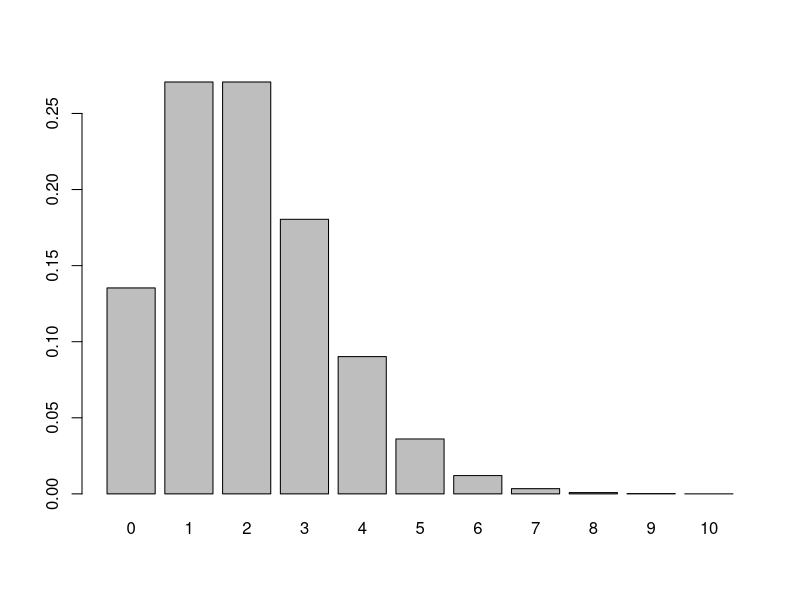
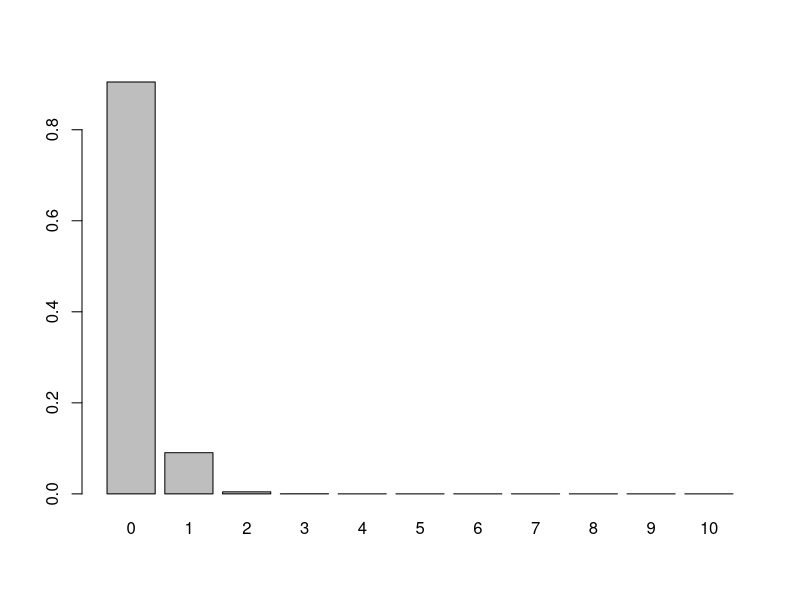
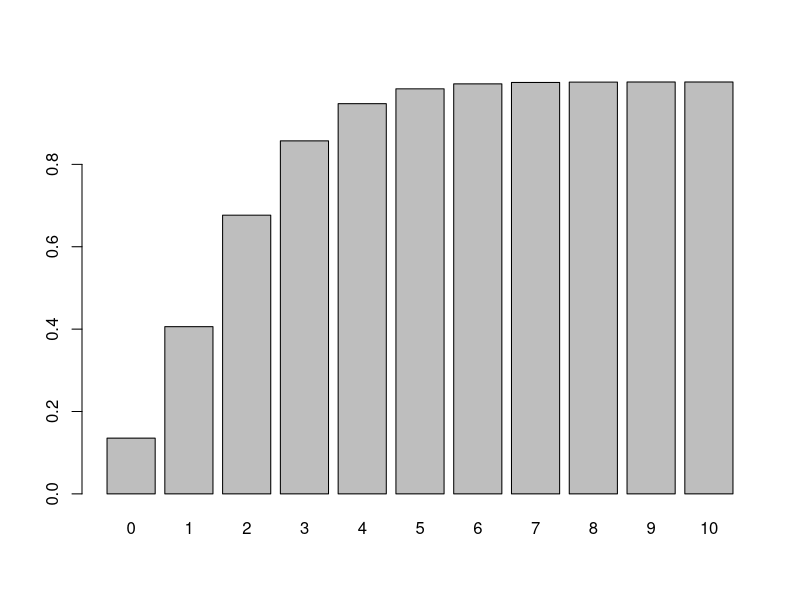
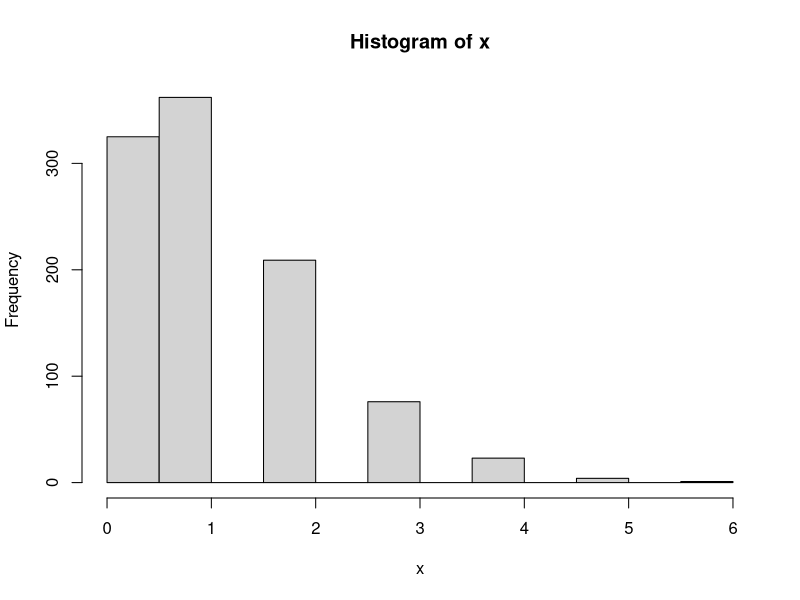
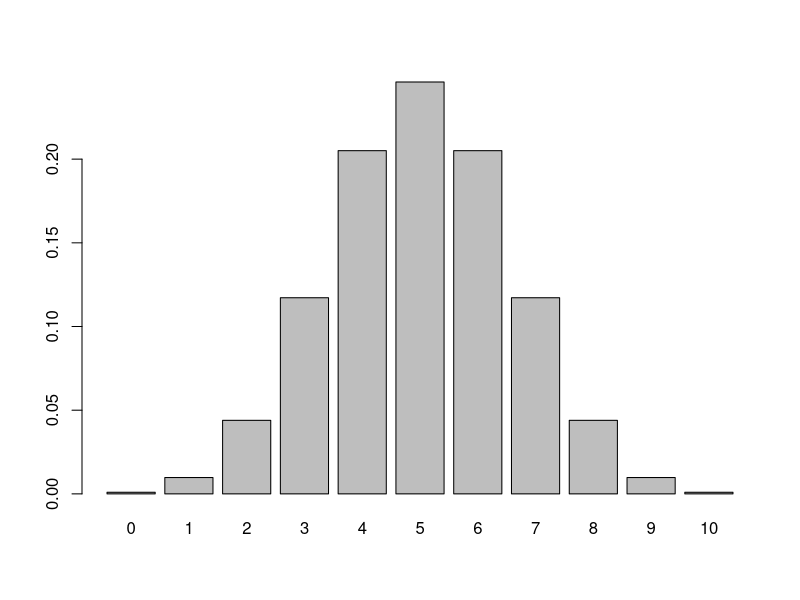
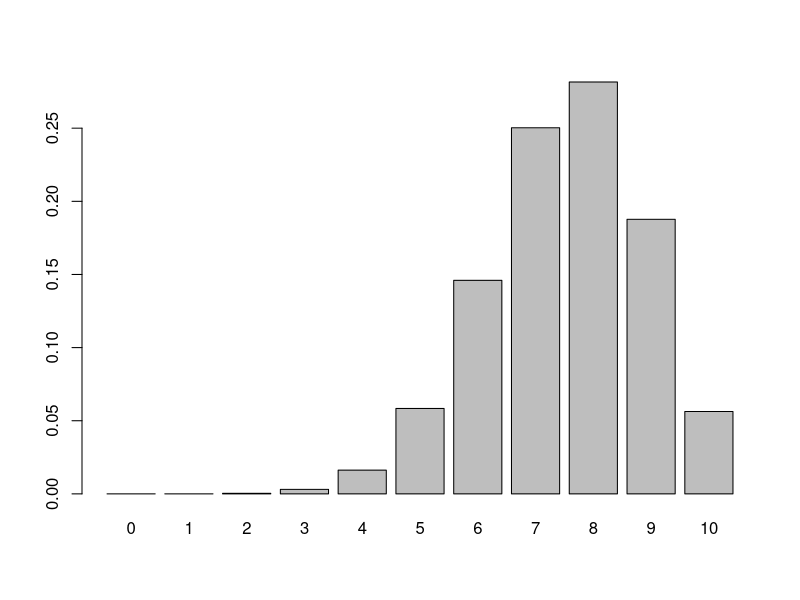

Generate these figures, in order, with R:
# Random Subsetting and probability distributions
# 2017-02-23
# Samantha Alger

#grab the ant data
data <- read.table(file="antcountydata.csv", header=TRUE, sep=',', stringsAsFactors = FALSE)
littleData <- data[1:8,3:6]

# running sample with an integer
sample(10)

# applied to a vector, it radomizes the order of the elements
print(littleData$n.species)
sample(littleData$n.species)

sample(x=littleData$n.species,size=3)

# sample with replacement for bootstrapping
sample(x=littleData$n.species,size=20, replace = TRUE)

# sample sizes must match
# sample(x=littleData$n.species,size=20,replace=FALSE)

# suppose elements are not sampled equiprobably?
# community assembly and null models
mainlandSpecies <- paste("Species",1:10,sep="")
popSizes <- c(1000,500,100, 20,10,5,5,5,1,1)

# equiprobable colonization
islandA <- sample(x=mainlandSpecies,size=5)
print(islandA)

# assume colonization potential is proportional to population size
islandB <- sample(x=mainlandSpecies,size=5,prob=popSizes)
print(islandB)

# colonization now of individuals, not species
islandC <- sample(x=mainlandSpecies,size=100,prob=popSizes, replace = TRUE)
head(islandC)
table(islandC) #VERY USEFUL COMMAND TO SUMMARIZE LONG DATASETS
unique(islandC)
length(unique(islandC))

# colonization of equiproable individuals

islandD <-sample(x=mainlandSpecies,size=100,prob=NULL,replace=TRUE)
head(islandD)
table(islandD) #VERY USEFUL COMMAND TO SUMMARIZE LONG DATASETS
unique(islandD)
length(unique(islandD))
length(table(islandD)[table(islandD)>9])


#DISTRIBUTIONS#####################################

#Continuous
#normal, uniform, gamma, beta

#Discrete
#binomial (coin toss), poisson (event that occurs over a certain time interval), negative binomial (how long you have to wait for a particular event to occur).

# "d"= (density) is the height of a distribution
# "p" = (tail probability) - will give the distribution of the tail end 
# "q" = (quantile function)- What's the 95% confidence interval of a distribution
# "r" = (random sampling) - of a distribution

# dunif() give be the denisty values of a uniform distribution
# rbeta() give a random sample of actual numbers from a beta distribution

###########################################################

# Poisson distribution
# #frequency/rate of event occuring, discrete times per time step unit.
# "d" function gives the probability density
MyVec <- dpois(x=seq(0,10), lambda = 2) 
names(MyVec) <- seq(0,10)
barplot(height=MyVec)
sum(MyVec)

MyVec <- dpois(x=seq(0,10), lambda = 0.1)
names(MyVec) <- seq(0,10)
barplot(height=MyVec)

MyVec <- ppois(q=seq(0,10), lambda = 2)
names(MyVec) <- seq(0,10)
barplot(height=MyVec)

qpois(p=c(0.0275, 0.975), lambda=50)


x <- rpois(n=1000,lambda=1.1) #take a random distribution from a poisson distribtion with lambda of 1.1
hist(x) #plot it


# Binomial
# p = probability of dichotomous outcome
# size = number of trials
# x = possible outcomes

MyVec <- dbinom(x=seq(0,10),size=10,p=0.5) # Fair Coin
names(MyVec) <- seq(0,10)
barplot(height=MyVec)

MyVec <- dbinom(x=seq(0,10),size=10,p=0.75) # Not Fair coin, probability of getting one value is more likley
names(MyVec) <- seq(0,10)
barplot(height=MyVec)

qbinom(p=c(0.025,0.975), size=100, prob = 0.75)

#If the coin has a probablity of 75% of coming up, then you will see a head 66-83% of the time. 

